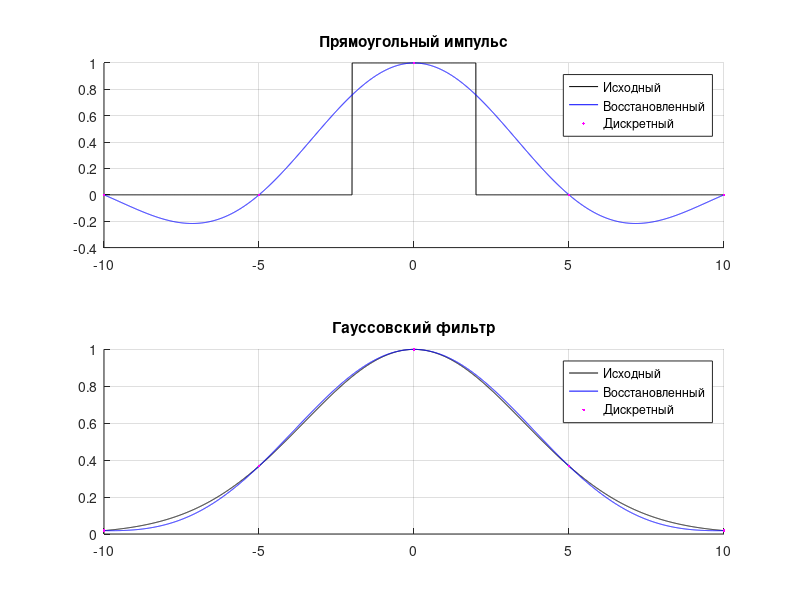

MATLAB code for this plot:
% Исходные параметры
sigma = 5;
tt = 2;

% Исходные данные
n = input('Введите число отсчетов: ');
dt = input('Введите шаг отсчета: ');
t_max = dt*(n-1)/2;
t = -t_max:dt:t_max; 

% Дискретные сигналы
gauss_discrete = exp(-(t/sigma).^2);
rect_discrete = zeros(size(t));
rect_discrete(abs(t) - tt < 0) = 1;

% Исходные сигналы
x = -t_max:0.005:t_max;
gauss_ref = exp(-(x/sigma).^2);
rect_ref = zeros(size(x));
rect_ref(abs(x) - tt < 0) = 1;

% Восстановленные сигналы
gauss_restored = zeros(1, length(x));
rect_restored = zeros(1, length(x));
for i=1:length(x)
   for j = 1:n
       gauss_restored(i) = gauss_restored(i) + gauss_discrete(j) * sin((x(i)-t(j))/dt * pi) / ((x(i)-t(j))/dt * pi);
       rect_restored(i) = rect_restored(i) + rect_discrete(j) * sin((x(i)-t(j))/dt * pi) / ((x(i)-t(j))/dt * pi);
   end
end

figure;

subplot(2,1,1);
title('Прямоугольный импульс');
hold on;
grid on;
plot(x, rect_ref, 'k');
plot(x, rect_restored, 'b');
plot(t, rect_discrete, '.m');
legend('Исходный', 'Восстановленный', 'Дискретный');

subplot(2,1,2);
title('Гауссовский фильтр');
hold on;
grid on;
plot(x, gauss_ref, 'k');
plot(x, gauss_restored, 'b');
plot(t, gauss_discrete, '.m');
legend('Исходный', 'Восстановленный', 'Дискретный');